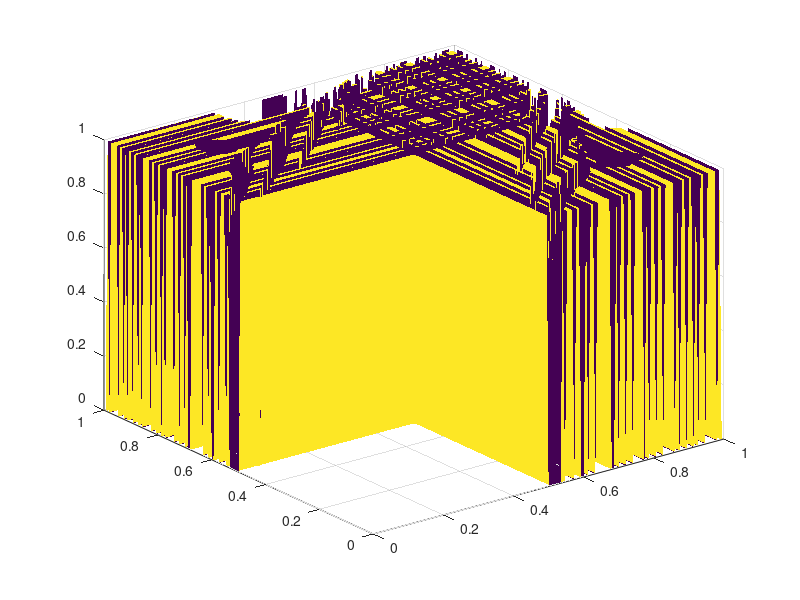

The MATLAB script that drew this image: (Note: this script raises an error after producing the figure.)
%% Plots for basin of attraction for blanca files

% load the file
% matrix file gives grid points and their classification
% Row 1 is initial r1 value
% Row 2 is initial r2 value
% Row 3 is initial angle difference value
% Row 4 includes classification. 0 = Fixed point, 1 = Periodic/Chaotic
% solution
% For $\gamma = 1.406$, we should either get periodic or fixed point based
% on the timeseries plot
% For $\gamma = 1.416$, we should either get chaotic or fixed point based
% on the timeseries plot

%load('basin_using_maxminfor1406_ini_angle_pi6_150_grid_num_Heuns_samephi1_jun13.mat')
load('basin_using_maxminfor1.416_ini_angle_piby6_150_grid_num_Heuns_samephi1_check_symmetry.mat')
grid_num = 150;

% grid points
[X, Y] = meshgrid(0 :1/grid_num: 1, 0:1/grid_num:1);
Z = zeros(size(X));

x = 0.01 : 1/grid_num:1;
y = 0.01 : 1/grid_num:1;

for i = 1 : length(matrix)

    index = find(x == matrix(i,1));
    index1 = find(y == matrix(i,2));

    Z(index,index1) = matrix(i,4);
end
%% plot the basin
figure(1)
s = surf(X,Y,Z, 'Edgecolor', 'none');
colormap("sky")
xlabel('r_1');
ylabel('r_2');
xlim([0 0.99])
ylim([0 0.99])
%% 2D plot of the basin. We could just rotate figure 1 to get a nicer plot though

matrix_chaos = [];
matrix_fixed = [];
index1 = 1;
index2 = 1;

for k = 1 : length(matrix)
    if (matrix(k,4) == 1)
        matrix_chaos(index1,1) = matrix(k,1);
        matrix_chaos(index1,2) = matrix(k,2);
        index1 = index1 + 1;
    else
        matrix_fixed(index2,1) = matrix(k,1);
        matrix_fixed(index2,2) = matrix(k,2);
        index2 = index2 + 1;
    end
end

figure(3)
plot(matrix_chaos(:,1), matrix_chaos(:,2), 'r.');
hold on;
plot(matrix_fixed(:,1), matrix_fixed(:,2), 'b.');
xlabel('r_1');
ylabel('r_2');
title('Basin of attraction for \gamma=1.4155')